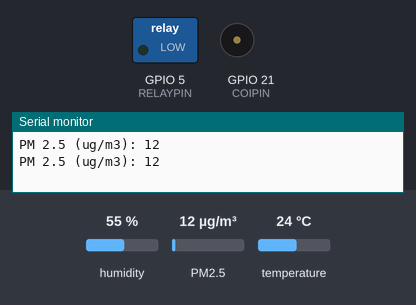
Bench run of a sketch on a simulated ESP32. Parts: switched loads named in the sketch (green lamp = pin HIGH), buzzer (waves = sounding), the last lines printed to the serial monitor. The test bench sets the inputs (shaded band); at power-on: PM2.5 12 µg/m³, humidity 55 %, temperature 24 °C. WiFi joins after 1.5 s; servers stay silent unless stated.

Above: at 3.0 s.
3.1 s: PM2.5 set to 95 µg/m³
5.0 s: PM2.5 set to 106 µg/m³
At 6.3 s:
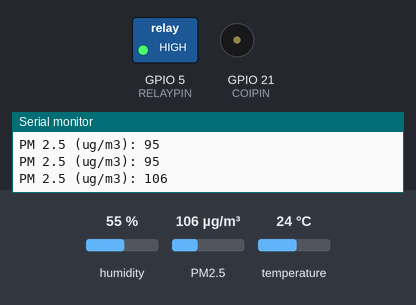
8.5 s: PM2.5 set to 6 µg/m³
At 9.7 s:
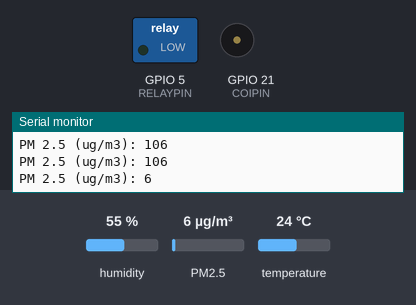
10.4 s: PM2.5 set to 150 µg/m³
At 11.7 s:
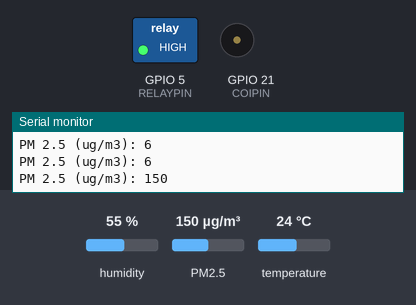
Timing chart, 0 to 15.5 s (numbered marks = the images above; inputs shaded):
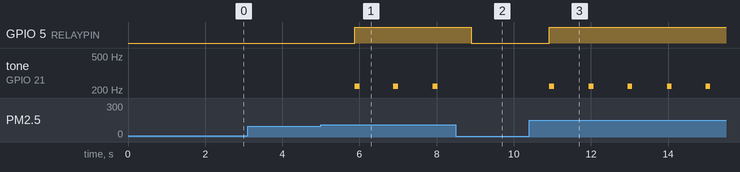

Measured:
- the behaviour switches between 100 and 101 µg/m³ on PM2.5 (found by bisection; images 0 and 1)
- after the input at 5.0 s, GPIO 5 (RELAYPIN): LOW → HIGH after 0.88 s; tone on GPIO 21 (COIPIN): alternates 220 Hz for 0.12 s and silent for 0.89 s, starting after 0.88 s
- after the input at 8.5 s, GPIO 5 (RELAYPIN): HIGH → LOW after 0.40 s; tone on GPIO 21 (COIPIN): stops changing and stays silent
- after the input at 10.4 s, GPIO 5 (RELAYPIN): LOW → HIGH after 0.52 s; tone on GPIO 21 (COIPIN): alternates 220 Hz for 0.12 s and silent for 0.89 s, starting after 0.52 s

The sketch:

CODE_BAO_CHAY.ino
```cpp
#define BLYNK_TEMPLATE_ID "TMPL6e9Yc36ah"
#define BLYNK_TEMPLATE_NAME "DO AN I"
#define BLYNK_AUTH_TOKEN "d1ZkHYR2V5KA13_--51dQyOK0uV83-Qb"

#include <WiFi.h>
#include <WiFiClient.h>
#include <BlynkSimpleEsp32.h>
#include <string.h>

char auth[] = BLYNK_AUTH_TOKEN;
char ssid[] = "CONGNH2727";    //Tên WiFi
char pass[] = "20192727";   //Mật khẩu WiFi
///////////////////////////////////////////////
#include <DHT.h>
#define DHTTYPE DHT11   // DHT 11
#define DHTPIN 13
char TEMP = V0;
char HUMIDITY = V1;
DHT dht(DHTPIN, DHTTYPE);
float h, t, f;
///////////////////////////////////////////////
#include "PMS.h"
HardwareSerial SerialPMS(1);
PMS pms(SerialPMS);
PMS::DATA data;
#define RXD2 25
#define TXD2 26
// ESP32 --> Pantower PMS7003
// 26    --> RX     truyền data cho PMS 7003
// 25    --> TX     nhận data từ PMS 7003
// GND   --> GND
int pm_2_5;
char PM = V5;
char BAOCHAY = V2;
///////////////////////////////////////////////
#define RELAYPIN  5
#define COIPIN    21
unsigned long timer = 0;
#define delay 1000      // sau 1s update dữ liệu lên blynk,
void setup()
{
  Serial.begin(9600);
  SerialPMS.begin(9600, SERIAL_8N1, RXD2, TXD2);
  pinMode(COIPIN, OUTPUT);
  pinMode(RELAYPIN, OUTPUT);
  Blynk.begin(auth, ssid, pass);
  dht.begin();
}


void loop()
{
  h = dht.readHumidity(); t = dht.readTemperature();
  Blynk.run();
    if (pms.read(data))
  {
    Serial.print("PM 2.5 (ug/m3): ");
    Serial.println(data.PM_AE_UG_2_5);
  if(data.PM_AE_UG_2_5>100)
    {
      digitalWrite(RELAYPIN, 1);
      tone(COIPIN,220,125);
      Blynk.virtualWrite(BAOCHAY, HIGH);
    }
    else
    {
      digitalWrite(RELAYPIN, 0);
      noTone(COIPIN);
      Blynk.virtualWrite(BAOCHAY, LOW);
    }
    Blynk.virtualWrite(TEMP, t);
    Blynk.virtualWrite(HUMIDITY, h);
    Blynk.virtualWrite(PM, data.PM_AE_UG_2_5);
  }
}
```
